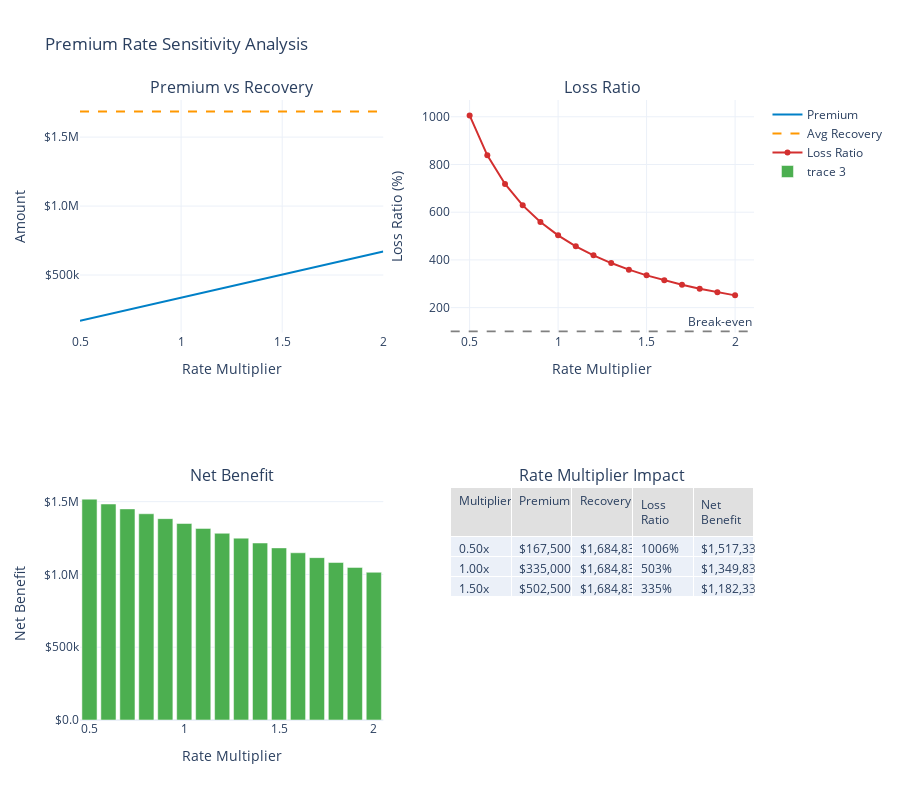

The notebook cell this image was saved under:
### Markdown cell above
## 3. Premium Sensitivity Analysis

### Code cell
def premium_sensitivity_analysis():
    """Analyze sensitivity to premium rates."""
    
    # Base configuration
    base_attachments = [0, 5_000_000, 25_000_000]
    base_limits = [5_000_000, 20_000_000, 25_000_000]
    base_rates = [0.015, 0.008, 0.004]
    
    # Generate losses
    loss_generator = ManufacturingLossGenerator(
        attritional_params={
            'base_frequency': 5.0,
            'severity_mean': 50_000,
            'severity_cv': 0.8
        },
        large_params={
            'base_frequency': 0.5,
            'severity_mean': 2_000_000,
            'severity_cv': 1.2
        },
        catastrophic_params={
            'base_frequency': 0.02,
            'severity_xm': 10_000_000,
            'severity_alpha': 2.5
        },
        seed=42
    )
    
    annual_losses = []
    for _ in range(1000):
        events, stats = loss_generator.generate_losses(duration=1.0, revenue=10_000_000)
        annual_losses.append(stats['total_amount'])
    
    # Test different rate multipliers
    multipliers = np.linspace(0.5, 2.0, 16)
    results = []
    
    for mult in multipliers:
        adjusted_rates = [r * mult for r in base_rates]
        
        layers = [
            EnhancedInsuranceLayer(base_attachments[i], base_limits[i], adjusted_rates[i])
            for i in range(3)
        ]
        program = InsuranceProgram(layers)
        
        premium = program.calculate_annual_premium()
        recoveries = []
        for loss in annual_losses:
            recovery_details = program.process_claim(loss)
            recoveries.append(recovery_details['insurance_recovery'])
        
        results.append({
            'multiplier': mult,
            'premium': premium,
            'avg_recovery': np.mean(recoveries),
            'loss_ratio': np.mean(recoveries) / premium if premium > 0 else 0,
            'net_benefit': np.mean(recoveries) - premium
        })
    
    sensitivity_df = pd.DataFrame(results)
    
    # Create visualization
    fig = make_subplots(
        rows=2, cols=2,
        subplot_titles=(
            'Premium vs Recovery',
            'Loss Ratio',
            'Net Benefit',
            'Rate Multiplier Impact'
        ),
        specs=[
            [{'type': 'xy'}, {'type': 'xy'}],
            [{'type': 'bar'}, {'type': 'table'}]
        ]
    )
    
    # Premium vs Recovery
    fig.add_trace(
        go.Scatter(
            x=sensitivity_df['multiplier'],
            y=sensitivity_df['premium'],
            mode='lines',
            name='Premium',
            line=dict(color=WSJ_COLORS['blue'], width=2)
        ),
        row=1, col=1
    )
    
    fig.add_trace(
        go.Scatter(
            x=sensitivity_df['multiplier'],
            y=sensitivity_df['avg_recovery'],
            mode='lines',
            name='Avg Recovery',
            line=dict(color=WSJ_COLORS['orange'], width=2, dash='dash')
        ),
        row=1, col=1
    )
    
    # Loss Ratio
    fig.add_trace(
        go.Scatter(
            x=sensitivity_df['multiplier'],
            y=sensitivity_df['loss_ratio'] * 100,
            mode='lines+markers',
            name='Loss Ratio',
            line=dict(color=WSJ_COLORS['red'], width=2)
        ),
        row=1, col=2
    )
    
    # Add 100% reference line
    fig.add_hline(
        y=100,
        line_dash="dash",
        line_color="gray",
        annotation_text="Break-even",
        row=1, col=2
    )
    
    # Net Benefit
    fig.add_trace(
        go.Bar(
            x=sensitivity_df['multiplier'],
            y=sensitivity_df['net_benefit'],
            marker_color=np.where(sensitivity_df['net_benefit'] > 0, 
                                 WSJ_COLORS['green'], WSJ_COLORS['red'])
        ),
        row=2, col=1
    )
    
    # Rate impact table
    selected_mults = [0.5, 0.75, 1.0, 1.25, 1.5]
    selected_data = sensitivity_df[sensitivity_df['multiplier'].isin(selected_mults)]
    
    fig.add_trace(
        go.Table(
            header=dict(
                values=['Multiplier', 'Premium', 'Recovery', 'Loss Ratio', 'Net Benefit'],
                fill_color=WSJ_COLORS['light_gray'],
                align='left'
            ),
            cells=dict(
                values=[
                    [f'{x:.2f}x' for x in selected_data['multiplier']],
                    ['${:,.0f}'.format(x) for x in selected_data['premium']],
                    ['${:,.0f}'.format(x) for x in selected_data['avg_recovery']],
                    ['{:.0f}%'.format(x*100) for x in selected_data['loss_ratio']],
                    ['${:,.0f}'.format(x) for x in selected_data['net_benefit']]
                ],
                align='left'
            )
        ),
        row=2, col=2
    )
    
    # Update layout
    fig.update_layout(
        height=800,
        showlegend=True,
        title_text="Premium Rate Sensitivity Analysis",
        template='plotly_white'
    )
    
    fig.update_xaxes(title_text="Rate Multiplier", row=1, col=1)
    fig.update_xaxes(title_text="Rate Multiplier", row=1, col=2)
    fig.update_xaxes(title_text="Rate Multiplier", row=2, col=1)
    
    fig.update_yaxes(title_text="Amount", row=1, col=1, tickformat='$.2s')
    fig.update_yaxes(title_text="Loss Ratio (%)", row=1, col=2)
    fig.update_yaxes(title_text="Net Benefit", row=2, col=1, tickformat='$.2s')
    
    fig.show()
    
    # Find optimal multiplier
    optimal_idx = sensitivity_df['net_benefit'].idxmax()
    optimal_mult = sensitivity_df.loc[optimal_idx, 'multiplier']
    
    print("\nSensitivity Analysis Summary:")
    print("="*70)
    print(f"Base annual premium: ${base_rates[0]*base_limits[0] + base_rates[1]*base_limits[1] + base_rates[2]*base_limits[2]:,.0f}")
    print(f"Average annual loss: ${np.mean(annual_losses):,.0f}")
    print(f"\nOptimal rate multiplier: {optimal_mult:.2f}x")
    print(f"Optimal premium: ${sensitivity_df.loc[optimal_idx, 'premium']:,.0f}")
    print(f"Expected recovery: ${sensitivity_df.loc[optimal_idx, 'avg_recovery']:,.0f}")
    print(f"Net benefit: ${sensitivity_df.loc[optimal_idx, 'net_benefit']:,.0f}")
    print(f"Loss ratio at optimum: {sensitivity_df.loc[optimal_idx, 'loss_ratio']*100:.1f}%")

# Run sensitivity analysis
premium_sensitivity_analysis()

### Figure 1 — Plotly figure (JSON) as saved in the notebook; plotly's stock layout.template omitted (floating-point values rounded to 4 significant figures)
{"data": [{"line": {"color": "#0080C7", "width": 2}, "mode": "lines", "name": "Premium", "type": "scatter", "x": [0.5, 0.6, 0.7, 0.8, 0.9, 1.0, 1.1, 1.2, 1.3, 1.4, 1.5, 1.6, 1.7, 1.8, 1.9, 2.0], "xaxis": "x", "y": [167500.0, 201000.0, 234500.0, 268000.0, 301500.0, 335000.0, 368500.0, 402000.0, 435500.0, 469000.0, 502500.0, 536000.0, 569500.0, 603000.0, 636500.0, 670000.0], "yaxis": "y"}, {"line": {"color": "#FF9800", "dash": "dash", "width": 2}, "mode": "lines", "name": "Avg Recovery", "type": "scatter", "x": [0.5, 0.6, 0.7, 0.8, 0.9, 1.0, 1.1, 1.2, 1.3, 1.4, 1.5, 1.6, 1.7, 1.8, 1.9, 2.0], "xaxis": "x", "y": [1685000.0, 1685000.0, 1685000.0, 1685000.0, 1685000.0, 1685000.0, 1685000.0, 1685000.0, 1685000.0, 1685000.0, 1685000.0, 1685000.0, 1685000.0, 1685000.0, 1685000.0, 1685000.0], "yaxis": "y"}, {"line": {"color": "#D32F2F", "width": 2}, "mode": "lines+markers", "name": "Loss Ratio", "type": "scatter", "x": [0.5, 0.6, 0.7, 0.8, 0.9, 1.0, 1.1, 1.2, 1.3, 1.4, 1.5, 1.6, 1.7, 1.8, 1.9, 2.0], "xaxis": "x2", "y": [1006.0, 838.2, 718.5, 628.7, 558.8, 502.9, 457.2, 419.1, 386.9, 359.2, 335.3, 314.3, 295.8, 279.4, 264.7, 251.5], "yaxis": "y2"}, {"marker": {"color": ["#4CAF50", "#4CAF50", "#4CAF50", "#4CAF50", "#4CAF50", "#4CAF50", "#4CAF50", "#4CAF50", "#4CAF50", "#4CAF50", "#4CAF50", "#4CAF50", "#4CAF50", "#4CAF50", "#4CAF50", "#4CAF50"]}, "type": "bar", "x": [0.5, 0.6, 0.7, 0.8, 0.9, 1.0, 1.1, 1.2, 1.3, 1.4, 1.5, 1.6, 1.7, 1.8, 1.9, 2.0], "xaxis": "x3", "y": [1517000.0, 1484000.0, 1450000.0, 1417000.0, 1383000.0, 1350000.0, 1316000.0, 1283000.0, 1249000.0, 1216000.0, 1182000.0, 1149000.0, 1115000.0, 1082000.0, 1048000.0, 1015000.0], "yaxis": "y3"}, {"cells": {"align": "left", "values": [["0.50x", "1.00x", "1.50x"], ["$167,500", "$335,000", "$502,500"], ["$1,684,839", "$1,684,839", "$1,684,839"], ["1006%", "503%", "335%"], ["$1,517,339", "$1,349,839", "$1,182,339"]]}, "domain": {"x": [0.55, 1.0], "y": [0.0, 0.375]}, "header": {"align": "left", "fill": {"color": "#E0E0E0"}, "values": ["Multiplier", "Premium", "Recovery", "Loss Ratio", "Net Benefit"]}, "type": "table"}], "layout": {"annotations": [{"font": {"size": 16}, "showarrow": false, "text": "Premium vs Recovery", "x": 0.225, "xanchor": "center", "xref": "paper", "y": 1.0, "yanchor": "bottom", "yref": "paper"}, {"font": {"size": 16}, "showarrow": false, "text": "Loss Ratio", "x": 0.775, "xanchor": "center", "xref": "paper", "y": 1.0, "yanchor": "bottom", "yref": "paper"}, {"font": {"size": 16}, "showarrow": false, "text": "Net Benefit", "x": 0.225, "xanchor": "center", "xref": "paper", "y": 0.375, "yanchor": "bottom", "yref": "paper"}, {"font": {"size": 16}, "showarrow": false, "text": "Rate Multiplier Impact", "x": 0.775, "xanchor": "center", "xref": "paper", "y": 0.375, "yanchor": "bottom", "yref": "paper"}, {"showarrow": false, "text": "Break-even", "x": 1, "xanchor": "right", "xref": "x2 domain", "y": 100, "yanchor": "bottom", "yref": "y2"}], "height": 800, "shapes": [{"line": {"color": "gray", "dash": "dash"}, "type": "line", "x0": 0, "x1": 1, "xref": "x2 domain", "y0": 100, "y1": 100, "yref": "y2"}], "showlegend": true, "title": {"text": "Premium Rate Sensitivity Analysis"}, "xaxis": {"anchor": "y", "domain": [0.0, 0.45], "title": {"text": "Rate Multiplier"}}, "xaxis2": {"anchor": "y2", "domain": [0.55, 1.0], "title": {"text": "Rate Multiplier"}}, "xaxis3": {"anchor": "y3", "domain": [0.0, 0.45], "title": {"text": "Rate Multiplier"}}, "yaxis": {"anchor": "x", "domain": [0.625, 1.0], "tickformat": "$.2s", "title": {"text": "Amount"}}, "yaxis2": {"anchor": "x2", "domain": [0.625, 1.0], "title": {"text": "Loss Ratio (%)"}}, "yaxis3": {"anchor": "x3", "domain": [0.0, 0.375], "tickformat": "$.2s", "title": {"text": "Net Benefit"}}}}
